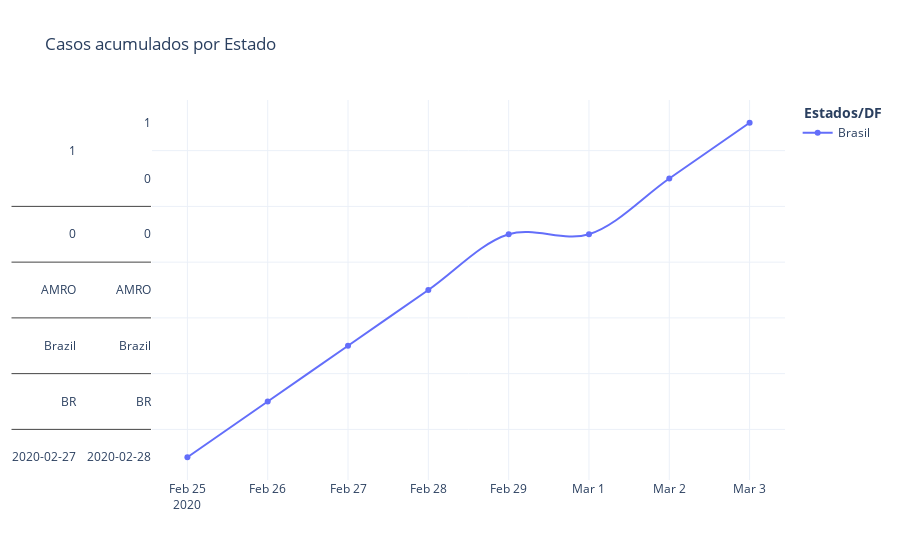

Notebook code for this chart:
### Code cell
# Plot confirmed cases
fig = go.Figure(
    [
        go.Scatter(x = mundo.day, y = mundo[mundo['Country'] == 'BR'], mode = 'markers+lines',text=mundo['Cumulative Confirmed'], name="Brasil", line_shape='spline'),
   
       
    ]
)

fig.update_layout(title='Casos acumulados por Estado',legend_title='<b> Estados/DF </b>',
                   
                   showlegend=True, template="plotly_white",direction='clockwise')

fig.show()

### Figure 1 — Plotly figure (JSON) as saved in the notebook; plotly's stock layout.template omitted (floating-point values rounded to 4 significant figures; data arrays with more than 128 entries replaced by an {"elided": "..."} marker saying what was removed)
{"data": [{"line": {"shape": "spline"}, "mode": "markers+lines", "name": "Brasil", "text": {"elided": "7207 int values"}, "type": "scatter", "x": {"elided": "7207 str values"}, "y": {"elided": "42x8 mixed values"}}], "layout": {"direction": "clockwise", "legend": {"title": {"text": "<b> Estados/DF </b>"}}, "showlegend": true, "title": {"text": "Casos acumulados por Estado"}}}
